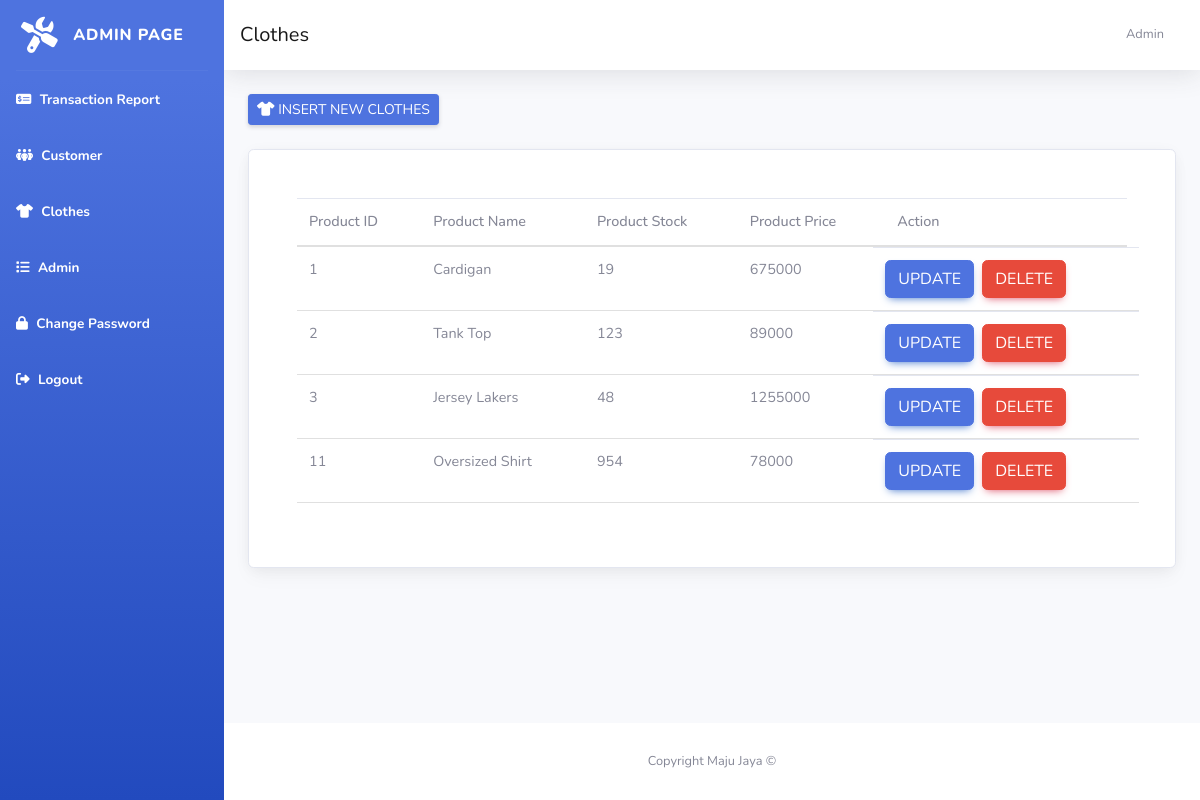
The page /view/admin/clothes.php (signed in) on the database its author committed.
### tables this page shows
CREATE TABLE `product` (
  `product_id` int(11) NOT NULL,
  `product_name` varchar(100) NOT NULL,
  `product_stock` int(10) NOT NULL,
  `product_price` int(10) NOT NULL
);

### utils/includeTemplate.php (called while the page is built, shortened)
<?php
    function include_template($file, $data = []) {
        return ob_get_clean();
    }
?>

### controller/getAllProduct.php (called while the page is built, shortened)
<?php
    function getAllProduct(){
        $sql = 'select * from product';
        $con = connectToDatabase();
        return $con->query($sql);
    }
?>

### view/admin/clothes.php (the view, shortened to what this page needs)
<?php require_once '../../utils/includeTemplate.php'; ?>
<?= include_template('../../view/template/header.php', ['title' => 'Clothes | MajuJaya']) ?>
<?php
    require_once '../../controller/getAllProduct.php';
    $clothes = getAllProduct();
?>
<div id="wrapper">
    <?= include_template('../../view/template/adminSidebar.php') ?>
    <div id="content-wrapper" class="d-flex flex-column">
        <div id="content">
            <?= include_template('../../view/template/adminNavigation.php', ['title' => 'Clothes']) ?>
            <div class="container-fluid">
                <div class="d-sm-flex align-items-center justify-content-between mb-4">
                    <a href="insertClothes.php" class="d-none d-sm-inline-block btn btn-sm btn-primary shadow-sm"><i class="fa-solid fa-shirt"></i> Insert New Clothes</a>
                </div>
                <div class="container card p-5">
                    <table class="table">
                        <thead>
                            <tr>
                            <th scope="col">Product ID</th>
                            <th scope="col">Product Name</th>
                            <th scope="col">Product Stock</th>
                            <th scope="col">Product Price</th>
                            <th scope="col">Action</th>
                            </tr>
                        </thead>
                        <tbody>
                            <?php while($clothe = $clothes->fetch_assoc()) { ?>
                                <tr>
                                <td><?php echo $clothe['product_id'] ?></td>
                                <td><?php echo $clothe['product_name'] ?></td>
                                <td><?php echo $clothe['product_stock'] ?></td>
                                <td><?php echo $clothe['product_price'] ?></td>
                                <td class="row gap-2">
                                    <a class="col-auto btn btn-primary" href="updateClothes.php?id=<?php echo $clothe['product_id'] ?>">update</a>
                                    <a class="col-auto btn btn-danger"  href="deleteClothes.php?id=<?php echo $clothe['product_id'] ?>">delete</a>
                                </td>
                                </tr>
                            <?php } ?>
                        </tbody>
                    </table>
                </div>
            </div>
        </div>
        <footer class="sticky-footer bg-white">
            <div class="container my-auto">
                <div class="copyright text-center my-auto">
                    <span>Copyright Maju Jaya &copy;</span>
                </div>
            </div>
        </footer>
    </div>
</div>
<?= include_template('../../view/template/footer.php') ?>

### rows shown on the page
product: product_id "1", product_name "Cardigan", product_stock "19", product_price "675000"
product: product_id "2", product_name "Tank Top", product_stock "123", product_price "89000"
product: product_id "3", product_name "Jersey Lakers", product_stock "48", product_price "1255000"
product: product_id "11", product_name "Oversized Shirt", product_stock "954", product_price "78000"

### other values the page prints
$title "Clothes"
